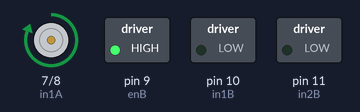
A sketch run on a simulated Arduino Uno, built with avr-gcc and run on an emulated ATmega328P. On the bench: motor-driver pin pairs drawn as motors (green arrow = first pin HIGH = forward, orange = second pin HIGH = backward, longer = more drive, scaled by the enable pin), switched loads named in the sketch (green lamp = pin HIGH).

Above: at 1.8 s.
At 6.4 s:
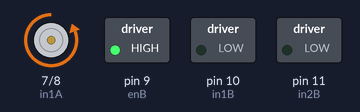
At 9.2 s:
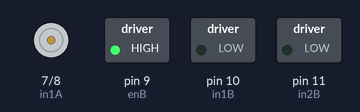
Timing chart, 0 to 12.6 s (numbered marks = the images above):
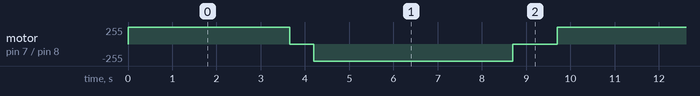

The sketch:

Hurdle_challenge_code.ino
```cpp
//Define all pins and name them
#define enA 6
#define in1A 7
#define in2A 8
#define enB 9
#define in1B 10
#define in2B 11

void setup() {
  // set the pin modes as outputs (signals output from Arduino to breadboard)
  pinMode(enA, OUTPUT);
  pinMode(in1A, OUTPUT);
  pinMode(in2A, OUTPUT);
  pinMode(enB, OUTPUT);
  pinMode(in1B, OUTPUT);
  pinMode(in2B, OUTPUT);

  // enable motor A and B by setting enableA high permanently
  digitalWrite(enA, HIGH);
  digitalWrite(enB, HIGH);
}

void loop() {

  //Uses motor A to move forward for 3560ms at full speed
  digitalWrite(in1A, HIGH);
  digitalWrite(in2A, LOW);
  digitalWrite(in1B, LOW);
  digitalWrite(in2B, LOW);
  delay(3650);

  //stops all motors for 550ms
  digitalWrite(in1A, LOW);
  digitalWrite(in2A, LOW);
  digitalWrite(in1B, LOW);
  digitalWrite(in2B, LOW);
  delay(550);

  //Uses motor A to move back towards starting line for 4500ms at full speed
  digitalWrite(in1A, LOW);
  digitalWrite(in2A, HIGH);
  digitalWrite(in1B, LOW);
  digitalWrite(in2B, LOW);
  delay(4500);

  //stops all motors for 1000ms
  digitalWrite(in1A, LOW);
  digitalWrite(in2A, LOW);
  digitalWrite(in1B, LOW);
  digitalWrite(in2B, LOW);
  delay(1000);

}
```

Measured:
- by itself, motor on pin 7 (in1A) / pin 8 (in2A): repeats every 9.7 s: stopped 0.55 s, backward 255/255 4.5 s, stopped 1.0 s, forward 255/255 3.7 s
